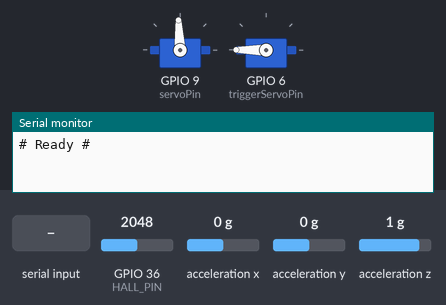
The sketch below on a simulated ESP32. Shown: 2 × servo, the last lines printed to the serial monitor. Wiring (inferred from the names in the program): MPU-6050 motion sensor at I2C address 0x68. Inputs (shaded band) come from the test bench; at power-on: GPIO 36 (HALL_PIN) = 2048, acceleration x 0 g, acceleration y 0 g, acceleration z 1 g.

Above: at 1.2 s.
1.3 s: "d" received over Serial
At 1.9 s:
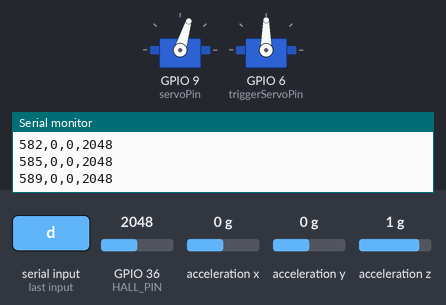
3.8 s: "a" received over Serial
At 5.0 s:
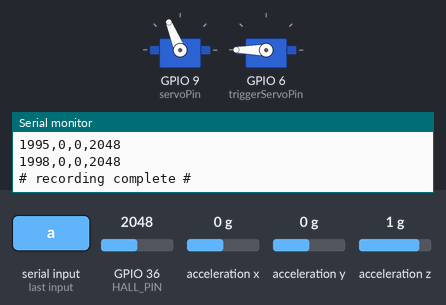
5.3 s: "s" received over Serial
At 6.5 s:
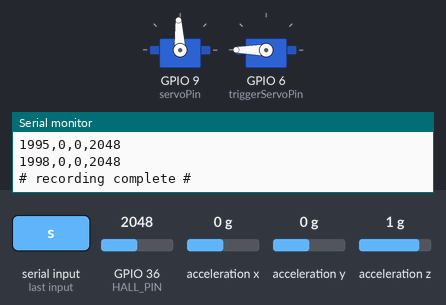
Timing chart, 0 to 8.3 s (numbered marks = the images above; inputs shaded):
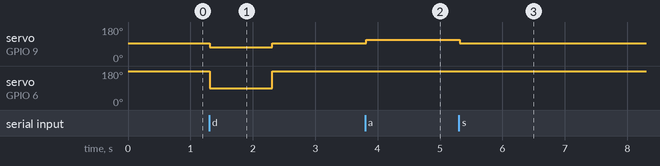

Measured:
- after the input at 1.3 s, servo on GPIO 9 (servoPin): 93° → 73° at once, → 93° 1.0 s later; servo on GPIO 6 (triggerServoPin): 180° → 90° at once, → 180° 1.0 s later
- after the input at 3.8 s, servo on GPIO 9 (servoPin): 93° → 112° at once
- after the input at 5.3 s, servo on GPIO 9 (servoPin): 112° → 93° at once

The sketch:

jump_code.ino
```cpp
#include <Servo.h>
#include <Wire.h>

Servo myServo;
Servo triggerServo;

const int servoPin        = 9;
const int triggerServoPin = 6;

// Trigger servo positions (degrees)
const int           TRIGGER_DEFAULT    = 180;  // resting position
const int           TRIGGER_FIRED      = 90;   // release position
const unsigned long TRIGGER_RETURN_MS  = 1000; // ms before returning to default
bool          triggerActive    = false;
unsigned long triggerFiredTime = 0;
bool          reverseSpool     = false;  // drives main servo back during trigger window - needed for version after one-way bearing broke

const int  HALL_PIN        = A0;
const int  HALL_SAMPLES    = 16;
const int  HALL_NO_MAGNET  = 215;  // ADC centre, no-magnet state (Hardcode ADC values, dynamic sampling extremely unreliable
const int  HALL_MAGNET     = 141;  // ADC centre, magnet-present state
const int  HALL_TOLERANCE  = 25;   // +-counts around each centre

// Delayed stop after magnet detection, otherwise noise stops robot
const unsigned long MAGNET_STOP_DELAY = 1000;
bool          magnetDetected     = false;
unsigned long magnetDetectedTime = 0;

// Continuous servo pulse widths (us)
int STOP = 1500;     // adjust calib screw
const int SLOW_CW  = 1450;
const int SLOW_CCW = 1550;
const int FAST_CW  = 1300;
const int FAST_CCW = 1700;

int currentSignal = STOP;

// MPU6050
const uint8_t MPU_ADDR = 0x68;

// Jump recording
bool recording = false;
unsigned long recordingStart = 0;
const unsigned long RECORD_DURATION = 2000;

void initMPU6050() {
  // Wake up
  Wire.beginTransmission(MPU_ADDR);
  Wire.write(0x6B); // PWR_MGMT_1
  Wire.write(0x00); // Clear sleep bit
  Wire.endTransmission(true);
  // +-16g range (AFS_SEL = 3), scale = 2048 LSB/g --> Still clips
  Wire.beginTransmission(MPU_ADDR);
  Wire.write(0x1C); // ACCEL_CONFIG
  Wire.write(0x18);
  Wire.endTransmission(true);
}

void readAccel(int16_t &ax, int16_t &ay, int16_t &az) {
  Wire.beginTransmission(MPU_ADDR);
  Wire.write(0x3B); // ACCEL_XOUT_H
  Wire.endTransmission(false);
  Wire.requestFrom(MPU_ADDR, (uint8_t)6, (uint8_t)true);
  ax = (int16_t)(Wire.read() << 8 | Wire.read());
  ay = (int16_t)(Wire.read() << 8 | Wire.read());
  az = (int16_t)(Wire.read() << 8 | Wire.read());
}

int hallRead() {
  long sum = 0;
  for (int i = 0; i < HALL_SAMPLES; i++) {
    sum += analogRead(HALL_PIN);
    delayMicroseconds(200);
  }
  return (int)(sum / HALL_SAMPLES);
}

void setup() {
  Serial.begin(115200);
  Wire.begin();
  Wire.setClock(400000); // 400 kHz fast-mode I2C
  initMPU6050();
  myServo.attach(servoPin);
  myServo.writeMicroseconds(STOP);
  triggerServo.attach(triggerServoPin);
  triggerServo.write(TRIGGER_DEFAULT);
  Serial.println(F("# Ready #"));
}

void loop() {
  // Check for key press
  if (Serial.available() > 0) {
    char key = Serial.read();

    switch (key) {
      case 'q': currentSignal = SLOW_CCW; break; // Dont really need this
      case 'e': currentSignal = SLOW_CW;  break; // Dont really need this
      case 'a': currentSignal = FAST_CCW; break;
      case 'd':
        triggerServo.write(TRIGGER_FIRED);
        triggerActive    = true;
        triggerFiredTime = millis();
        currentSignal    = FAST_CW;
        reverseSpool     = true;
        recording        = true;
        recordingStart   = millis();
        Serial.println(F("t_ms,ax,ay,az"));
        break;
      case 's':
        currentSignal  = STOP;
        magnetDetected = false;  // cancel delayed stop
        break;
      default: break; // ignore other keys
    }
  }

  // Trigger servo auto-return after TRIGGER_RETURN_MS
  if (triggerActive && (millis() - triggerFiredTime >= TRIGGER_RETURN_MS)) {
    triggerServo.write(TRIGGER_DEFAULT);
    triggerActive = false;
  }

  // Stop main spool-back once trigger window expires
  if (reverseSpool && !triggerActive) {
    currentSignal = STOP;
    reverseSpool  = false;
  }

  // Hall sensor — only while spooling, ignore when jumping
  if (currentSignal != STOP && !recording) {
    int hallVal     = hallRead();
    bool inNoMagnet = abs(hallVal - HALL_NO_MAGNET) <= HALL_TOLERANCE;
    bool inMagnet   = abs(hallVal - HALL_MAGNET)    <= HALL_TOLERANCE;

    if (inMagnet && !magnetDetected) {
      magnetDetected     = true;
      magnetDetectedTime = millis();
      Serial.print(F("# magnet detected (hall="));
      Serial.print(hallVal);
      Serial.print(F("), stopping in "));
      Serial.print(MAGNET_STOP_DELAY);
      Serial.println(F(" ms"));
    } else if (inNoMagnet && magnetDetected) {
      magnetDetected = false;
      Serial.println(F("# magnet lost, stop cancelled"));
    }
    // readings outside both ranges are ignored (noise/outliers)
  }

  // Execute delayed stop (only if still spooling)
  if (magnetDetected && currentSignal != STOP &&
      (millis() - magnetDetectedTime >= MAGNET_STOP_DELAY)) {
    currentSignal  = STOP;
    magnetDetected = false;
    Serial.println(F("# stopped after magnet delay"));
  }

  // Continuously send signal
  myServo.writeMicroseconds(currentSignal);

  // Stream accel data during recording (~500 Hz with 400kHz I2C)
  if (recording) {
    unsigned long elapsed = millis() - recordingStart;
    if (elapsed <= RECORD_DURATION) {
      int16_t ax, ay, az;
      readAccel(ax, ay, az);
      Serial.print(elapsed);
      Serial.print(',');
      Serial.print(ax);
      Serial.print(',');
      Serial.print(ay);
      Serial.print(',');
      Serial.println(az);
      delay(2); // ~500 Hz
    } else {
      recording = false;
      Serial.println("# recording complete #");
    }
  } else {
    delay(20); // 50 Hz servo refresh when not recording
  }
}
```
